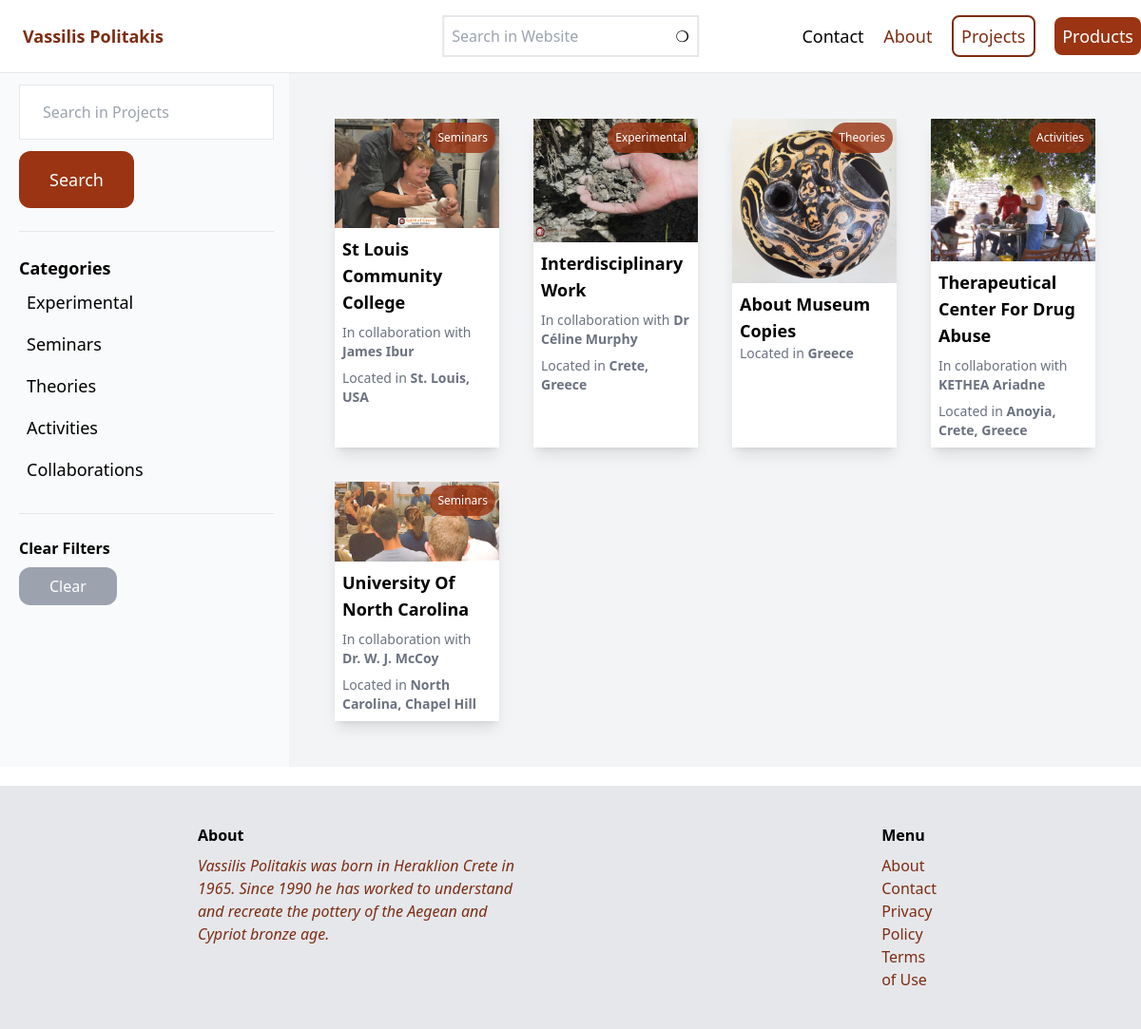
/projects/, run on the app's committed database.
### project/models.py (models this page shows, shortened)
class Category(models.Model):
    name = models.CharField(max_length=255)
    class Meta():
        verbose_name_plural = 'Categories'
    def __str__(self):
        return self.name

class Project(models.Model):
    name = models.CharField(max_length=255)
    image = models.ImageField(upload_to='media', max_length=255)
    collab = models.CharField(max_length=255, blank=True)
    location = models.CharField(max_length=255, null=True, blank=True)
    category = models.ForeignKey(Category, related_name='projects', on_delete=models.CASCADE, default=None)
    description = models.TextField(blank=True, null=True)
    date = models.CharField(max_length=255, blank=True, null=True)

### project/views.py (the view)
# urls.py: path('', views.projects, name='projects')
def projects(request):
    query = request.GET.get('query', '')
    category_id = request.GET.get('category', 0)
    categories = Category.objects.all()
    projects = Project.objects.all()
    if category_id:
        projects = projects.filter(category_id=category_id)
    if query:
        projects = projects.filter(Q(name__icontains=query) | Q(collab__icontains=query) | Q(location__icontains=query) | Q(description__icontains=query))
    return render(request, 'project/projects.html',{
        'projects': projects,
        'query': query,
        'categories': categories,
        'category_id': int(category_id)
    })

### project/templates/project/projects.html (shortened to what this page needs)
{% extends 'core/base.html' %}
{% block content %}
    <div class="grid grid-cols-4 gap-4">
        <div class="col-span-1 pl-5">
            <form method="get" action="{% url 'project:projects' %}">
                <input name="query" class="w-full my-3 py-4 px-6 border roundend-xl" type="text" value="{{ query }}" placeholder="Search in Projects">
                <button class="py-4 px-8 text-lg bg-orange-800 text-white rounded-xl" >Search</button>
            </form>
            <hr class="my-6">
            <p class="font-semibold text-lg">Categories</p>
            <ul>
                {% for category in categories %}
                    <li class="py-2 px-2 rounded-xl {% if category.id == category_id %} bg-orange-800 bg-opacity-50{% endif %}">
                        <a href="{% url 'project:projects' %}?query={{ query }}&category={{ category.id }}" class="text-lg">{{ category.name }}</a>
                    </li>
                {% endfor %}
            </ul>
            <hr class="my-6">
            <p class="font-semibold">Clear Filters</p>
            <ul>
                <li>
                    <a href="{% url 'project:projects' %}" class="mt-2 py-2 px-8 inline-block bg-gray-400 text-white rounded-xl">Clear</a>
                </li>
            </ul>
        </div>
        <div class="col-span-3 bg-gray-100 ">
            <div class="py-10">
                <div class="2xl:mx-30 xl:mx-20 md:mx-10 sm:mx-0">
                    <div class="rounded-xl">
                        <div class="grid grid-cols-4 gap-5 ">
                            {% for project in projects %}
                                <div class="relative shadow-lg bg-white m-2">
                                    <a href="{% url 'project:detail' project.id %}">
                                        <div>
                                            <img class="" src="{{ project.image.url }}">
                                        </div>
                                        <div class="p-2">
                                            <h2 class="xl:text-xl lg:text-lg md:text-md sm:text-sm font-semibold">{{ project.name }}</h2>
                                            {% if project.collab %}
                                                <h3 class="text-gray-500 text-sm py-2">In collaboration with <strong>{{ project.collab }}</strong></h3>
                                            {% endif %}
                                            {% if project.location %}
                                            <h3 class="text-gray-500 text-sm">Located in <strong>{{ project.location }}</strong> </h3>
                                            {% endif %}
                                        </div>
                                    </a>
                                    <a href="#">
                                        <div class="absolute top-0 right-0 p-2 bg-orange-800 text-white m-1 rounded-full text-xs bg-opacity-80">{{ project.category }}</div>
                                    </a>
                                </div>
                            {% endfor %}
                        </div>
                    </div>
                </div>
            </div>
        </div>
    </div>
{% endblock content %}

### data on the page
Category: name "Experimental"
Category: name "Seminars"
Category: name "Theories"
Category: name "Activities"
Category: name "Collaborations"
Project: image (picture), name "St Louis Community College", collab "James Ibur", location "St. Louis, USA", category "Seminars"
Project: image (picture), name "Interdisciplinary Work", collab "Dr Céline Murphy", location "Crete, Greece", category "Experimental"
Project: image (picture), name "About Museum Copies", location "Greece", category "Theories"
Project: image (picture), name "Therapeutical Center For Drug Abuse", collab "KETHEA Ariadne", location "Anoyia, Crete, Greece", category "Activities"
Project: image (picture), name "University Of North Carolina", collab "Dr. W. J. McCoy", location "North Carolina, Chapel Hill", category "Seminars"
